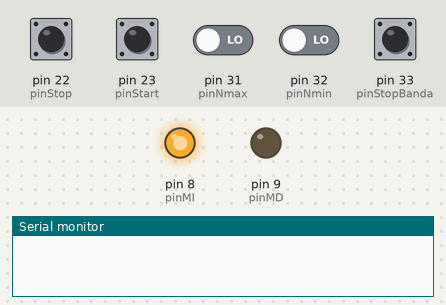
Recording of a sketch running on a simulated Arduino Mega 2560, built with avr-gcc and run on an emulated ATmega2560. On the bench: output pins drawn as LEDs (lit = HIGH), the last lines printed to the serial monitor. Inputs (shaded band) come from the test bench; at power-on: pin 22 (pinStop), pin 23 (pinStart), pin 31 (pinNmax), pin 32 (pinNmin), pin 33 (pinStopBanda) LOW.

Above: at 1.2 s.
1.3 s: pin 23 (pinStart) pulled HIGH for 0.15 s
At 3.5 s:
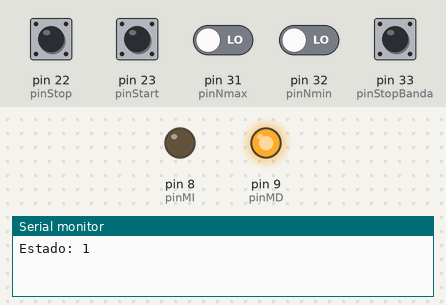
3.8 s: pin 22 (pinStop) pulled HIGH for 0.15 s
At 4.6 s:
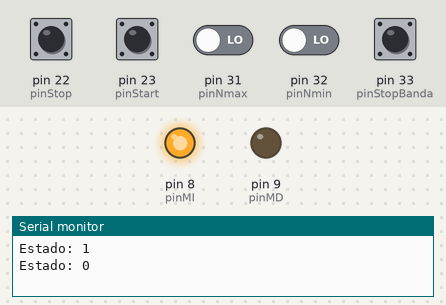
5.4 s: pin 33 (pinStopBanda) pulled HIGH for 0.15 s
At 5.47 s:
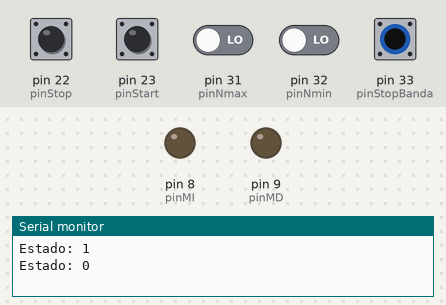
7.0 s: pin 23 (pinStart) pulled HIGH for 1 s
At 9.0 s:
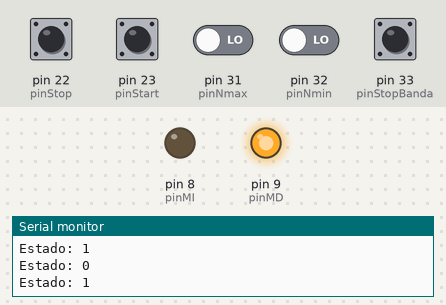
Timing chart, 0 to 10.5 s (numbered marks = the images above; inputs shaded):
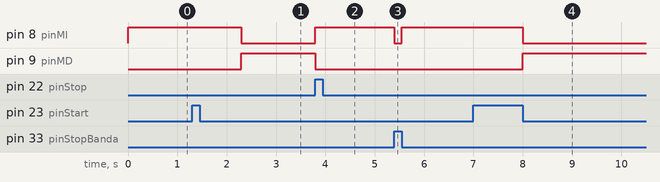

Measured:
- after the input at 1.3 s, pin 8 (pinMI): HIGH → LOW after 1.0 s; pin 9 (pinMD): LOW → HIGH after 1.0 s
- after the input at 3.8 s, pin 8 (pinMI): LOW → HIGH at once; pin 9 (pinMD): HIGH → LOW at once
- after the input at 5.4 s, pin 8 (pinMI): HIGH → LOW at once, → HIGH 0.15 s later
- after the input at 7.0 s, pin 8 (pinMI): HIGH → LOW after 1.0 s; pin 9 (pinMD): LOW → HIGH after 1.0 s

The sketch:

Nivel.ino
```cpp
// Código Arduino
#include "TimerMEF.h"
Timer t = Timer(0);

#define pinMD 9   ////////// PIN PWM
#define pinMI 8   ////////// PIN PWM
#define pinNmin 32
#define pinNmax 31
#define pinStopBanda 33
#define pinStart 23
#define pinStop 22

int V = 0;      ////////// Variable INT
bool Nmin = 0;
bool Nmax = 0;
bool MD = 0;
bool MI = 0;
bool start = 0;
bool stop = 0;
bool auxStop = 0;

int controlador_2 = 2;

void controlar(){
	/////////////////////////////// MEF para controlador_2
	switch (controlador_2) {
		case 2:
			V=0;
			if (start*!stop){controlador_2=6;t.set(0);}
			break;
		case 3:
			V=1;
			if (Nmax){controlador_2=10;}
			if (stop){controlador_2=2;}
			break;
		case 6:
			V=0;
			if (stop){controlador_2=2;}
			if (t.get()>=1){controlador_2=10;}
			break;
		case 10:
			V=0;
			if (!Nmin*!Nmax){controlador_2=3;}
			if (stop){controlador_2=2;}
			break;
	}
}

void setup(){
	// Definir cuales pines son salidas y cuales son entradas
  Serial.begin(9600);
	pinMode(pinMD, OUTPUT);
  pinMode(pinMI, OUTPUT);
  pinMode(pinNmin, INPUT);
  pinMode(pinNmax, INPUT);
  pinMode(pinStart, INPUT);
  pinMode(pinStop, INPUT);
  pinMode(pinStopBanda, INPUT);
}

int estado_anterior = 0;
void mostrarEstado(int estado){
  if(estado_anterior != estado){
    Serial.print("Estado: ");
    Serial.println(estado);
    estado_anterior = estado;
  }
}

void loop(){
  mostrarEstado(V);
	medir();
	controlar();
	actuar();
}

void medir(){
	Nmin = digitalRead(pinNmin);
  Nmax = digitalRead(pinNmax);
  start = digitalRead(pinStart);
  stop = digitalRead(pinStop);
  auxStop = digitalRead(pinStopBanda);
}

void actuar(){
  if(V){
    analogWrite(pinMI,0);
    analogWrite(pinMD,255);
  }else{
    analogWrite(pinMI,255*!auxStop);
    analogWrite(pinMD,0);
  }
}
```

TimerMEF.cpp
```cpp
#include "Arduino.h"
#include "TimerMEF.h"

Timer::Timer(double time)
{
  unsigned long ms = (long) millis();
  _time = ms - time*1000;
}

double Timer::get()
{
  unsigned long ms = (long) millis();
  return ((double)(ms - _time))/1000;
}

double Timer::set(double time)
{
  unsigned long ms = (long) millis();
  _time = ms - time*1000;
  return ((double)(ms - _time))/1000;
}
```

TimerMEF.h
```cpp
#ifndef TimerMEF_h
#define TimerMEF_h

#include "Arduino.h"

class Timer
{
  public:
    Timer(double time);
    double set(double time);
    double get();
  private:
    unsigned long _time;
};

#endif
```
